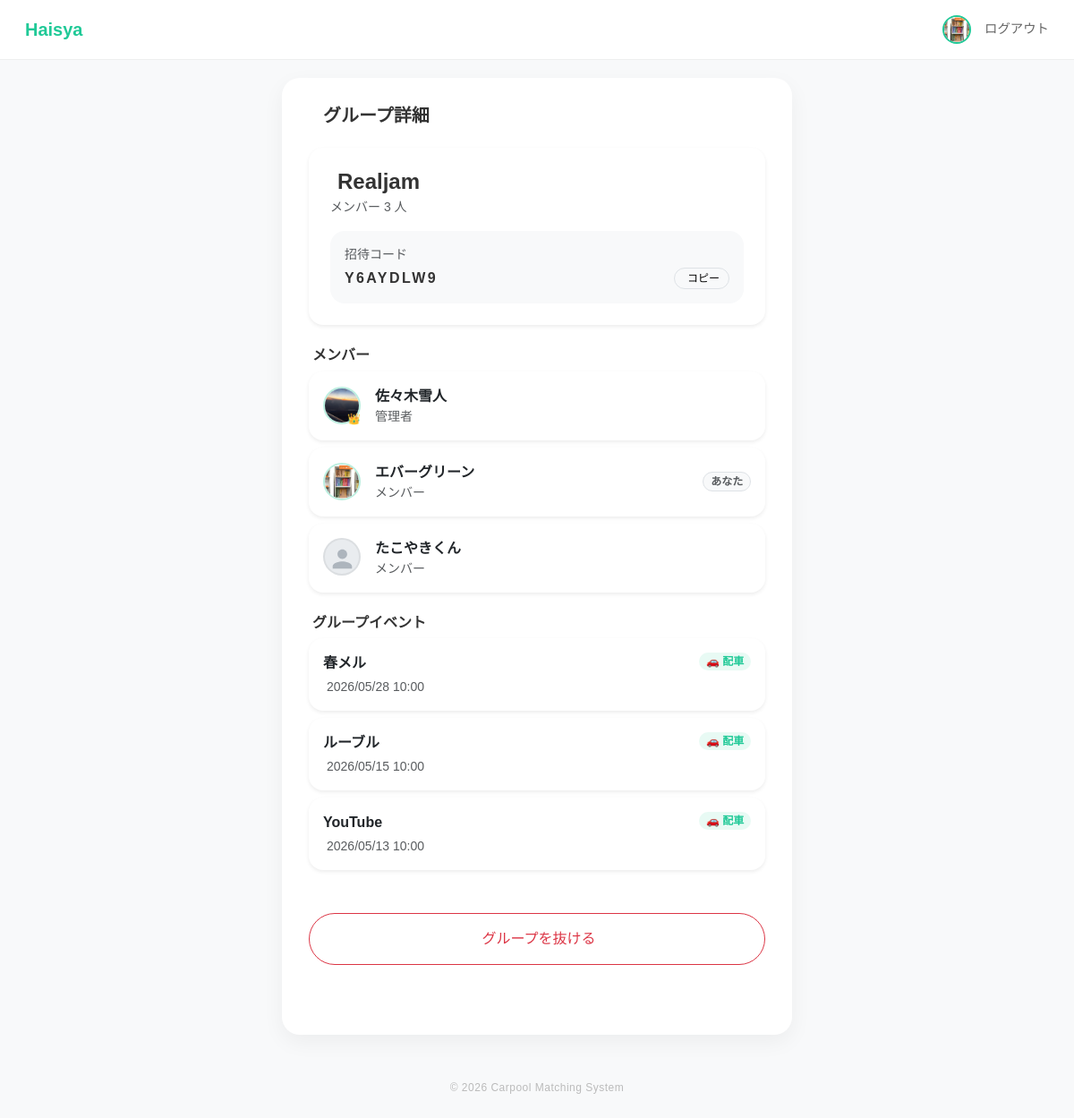
The page /events/group/1 (signed in) on the database its author committed.
### app/models/user.py (models this page shows)
class User(db.Model, UserMixin):
    __tablename__ = "users"
    id = db.Column(db.Integer, primary_key=True)
    username = db.Column(db.String(50), unique=True, nullable=False)
    password = db.Column(db.String(200), nullable=False)
    display_name = db.Column(db.String(50))
    icon = db.Column(db.String(200), default="default.png")
    genre = db.Column(db.String(50))  # 所属ジャンル
    age = db.Column(db.Integer)
    line_url = db.Column(db.String(200), nullable=True)
    insta_url = db.Column(db.String(200), nullable=True)
    @property
    def name(self):
        return self.display_name or self.username

### app/models/group.py (models this page shows, shortened)
class Group(db.Model):
    __tablename__ = 'groups'
    id = db.Column(db.Integer, primary_key=True)
    name = db.Column(db.String(100), nullable=False)
    invite_code = db.Column(db.String(10), unique=True, nullable=False, index=True)
    created_at = db.Column(db.DateTime, default=datetime.utcnow)
    color = db.Column(db.String(7), default='#20c997')  # ← これがあるか？
    events = db.relationship('Event', backref='group', lazy=True, cascade="all, delete-orphan")

class GroupMember(db.Model):
    __tablename__ = 'group_members'
    user_id = db.Column(db.Integer, db.ForeignKey('users.id'), primary_key=True)
    group_id = db.Column(db.Integer, db.ForeignKey('groups.id'), primary_key=True)
    joined_at = db.Column(db.DateTime, default=datetime.utcnow)
    role = db.Column(db.String(20), default='member')
    group = db.relationship('Group', backref=db.backref('membership_list', lazy='dynamic', cascade="all, delete-orphan"))
    user = db.relationship('User', backref=db.backref('group_memberships', lazy='dynamic'))

### app/models/event.py (models this page shows, shortened)
class Event(db.Model):
    __tablename__ = 'events'
    id = db.Column(db.Integer, primary_key=True)
    title = db.Column(db.String(100), nullable=False)
    group_id = db.Column(db.Integer, db.ForeignKey('groups.id'), nullable=True)
    location = db.Column(db.String(200))
    start_time = db.Column(db.DateTime, nullable=False)
    end_time = db.Column(db.DateTime)
    join_code = db.Column(db.String(10), unique=True, nullable=False)
    needs_car = db.Column(db.Boolean, default=True)
    created_by = db.Column(db.Integer, db.ForeignKey('users.id'), nullable=False)
    created_at = db.Column(db.DateTime, default=datetime.utcnow)
    creator = db.relationship("User", backref=db.backref("created_events", lazy=True))
    rooms = db.relationship(
        "Room",
        backref="event",
        lazy=True,
        cascade="all, delete-orphan"
    )

### app/events/routes.py (the view)
@events_bp.route("/group/<int:group_id>")
@login_required
def group_detail(group_id):
    group = Group.query.get_or_404(group_id)
    membership = GroupMember.query.filter_by(
        group_id=group.id,
        user_id=current_user.id
    ).first()
    if not membership:
        flash("このグループを見る権限がありません。", "danger")
        return redirect(url_for("index"))
    members = (
        GroupMember.query
        .filter_by(group_id=group.id)
        .options(joinedload(GroupMember.user))
        .all()
    )
    events = Event.query.filter_by(
        group_id=group.id
    ).order_by(Event.start_time.desc()).all()
    is_admin = membership.role == "admin"
    return render_template(
        "group_detail.html",
        group=group,
        members=members,
        events=events,
        is_admin=is_admin
    )

### app/models/user.py (called while the page is built)
@login_manager.user_loader
def load_user(user_id):
    return User.query.get(int(user_id))

### app/templates/group_detail.html (shortened to what this page needs)
{% extends "layout.html" %}
{% block content %}
{% from 'macros/avatar.html' import avatar %}
<div class="d-flex align-items-center mb-4">
    <h5 class="fw-bold mb-0">
        グループ詳細
    </h5>
</div>
<div class="main-card border-0 shadow-sm rounded-4 p-4 mb-4">
    <div class="d-flex justify-content-between align-items-start mb-3">
        <div>
            <div class="d-flex align-items-center gap-2 mb-1">
                <h4 class="fw-bold mb-0">
                    {{ group.name }}
                </h4>
            </div>
            <div class="small text-muted">
                メンバー {{ members|length }} 人
            </div>
        </div>
    </div>
    <div class="bg-light rounded-4 p-3">
        <div class="small text-muted mb-1">
            招待コード
        </div>
        <div class="d-flex justify-content-between align-items-center">
            <div class="fw-bold"
                 style="
                    letter-spacing: 0.15em;
                    font-size: 1rem;
                 ">
                {{ group.invite_code }}
            </div>
            <button class="btn btn-sm btn-light border rounded-pill copy-btn"
                    data-invite-code="{{ group.invite_code }}"
                    style="font-size: 0.75rem; padding: 2px 10px;">
                <span>コピー</span>
            </button>
        </div>
    </div>
</div>
<div class="mb-4">
    <div class="d-flex justify-content-between align-items-center mb-2 px-1">
        <h6 class="fw-bold mb-0">
            メンバー
        </h6>
    </div>
    <div class="d-flex flex-column gap-2">
        {% for member in members %}
        <div class="main-card border-0 shadow-sm rounded-4 p-3">
            <div class="d-flex justify-content-between align-items-center">
                <div class="d-flex align-items-center gap-3">
                    <a href="{{ url_for('profile.public_profile', user_id=member.user.id) }}" class="text-decoration-none">
                        {{ avatar(member.user, size=42, is_admin=(member.role == 'admin')) }}
                    </a>
                    <div>
                        <div class="fw-bold text-dark">
                            {{ member.user.name }}
                        </div>
                        <div class="small text-muted">
                            {% if member.role == 'admin' %}
                                管理者
                            {% else %}
                                メンバー
                            {% endif %}
                        </div>
                    </div>
                </div>
                {% if member.user_id == current_user.id %}
                <span class="badge bg-light text-muted border rounded-pill">
                    あなた
                </span>
                {% endif %}
            </div>
        </div>
        {% endfor %}
    </div>
</div>
<div class="mb-5">
    <div class="d-flex justify-content-between align-items-center mb-2 px-1">
        <h6 class="fw-bold mb-0">
            グループイベント
        </h6>
    </div>
    {% if events %}
        <div class="d-flex flex-column gap-2">
            {% for event in events %}
            <a href="{{ url_for('events.event_detail', event_id=event.id) }}"
               class="text-decoration-none">
                <div class="main-card border-0 shadow-sm rounded-4 p-3">
                    <div class="d-flex justify-content-between align-items-start">
                        <div>
                            <div class="fw-bold text-dark mb-1">
                                {{ event.title }}
                            </div>
                            <div class="small text-muted">
                                {{ event.start_time.strftime('%Y/%m/%d %H:%M') }}
                            </div>
                        </div>
                        {% if event.needs_car %}
                        <span class="badge rounded-pill"
                              style="
                                background: rgba(32,201,151,0.1);
                                color: var(--walica-green);
                              ">
                            🚗 配車
                        </span>
                        {% endif %}
                    </div>
                </div>
            </a>
            {% endfor %}
        </div>
    {% endif %}
</div>
<form method="POST"
      action="{{ url_for('events.leave_group', group_id=group.id) }}">
    <button type="submit"
            class="btn btn-outline-danger rounded-pill w-100 py-3 mb-5">
        グループを抜ける
    </button>
</form>
{% endblock %}

### app/templates/layout.html (shortened to what this page needs)
<!DOCTYPE html>
<html lang="ja">
<head>
    <link href="https://cdn.jsdelivr.net/npm/bootstrap@5.3.3/dist/css/bootstrap.min.css" rel="stylesheet">
    <link rel="stylesheet" href="{{ url_for('static', filename='main.css') }}">
</head>
<body>
<nav class="navbar navbar-walica sticky-top">
    <div class="container-fluid d-flex align-items-center">
        <a class="navbar-brand" href="/">Haisya</a>
        <div class="ms-auto d-flex align-items-center">
            {% if current_user.is_authenticated %}
                <a href="{{ url_for('profile.edit') }}" class="text-decoration-none ms-3">
                    {% set has_icon = current_user.icon and current_user.icon != 'default.png' %}
                    {% if has_icon %}
                    <img src="{{ url_for('static', filename=current_user.icon) }}"
                        alt="プロフィール"
                        class="rounded-circle"
                        style="width: 32px; height: 32px; object-fit: cover;
                                border: 2px solid var(--walica-green);">
                    {% endif %}
                </a>
                <a href="/logout" class="nav-link-custom">ログアウト</a>
            {% else %}
                <a href="/login" class="nav-link-custom">ログイン</a>
                <a href="/register" class="btn btn-walica-reverce ms-3 py-1 px-3" style="font-size:0.85rem;">新規登録</a>
            {% endif %}
        </div>
    </div>
</nav>
<div class="main-container">
    <div class="main-card">
        {% block content %}{% endblock %}
    </div>
    <footer>
        &copy; 2026 Carpool Matching System
    </footer>
</div>
</body>
</html>

### app/templates/macros/avatar.html
{% macro avatar(user, size=42, is_admin=false) %}
{% set has_icon = user.icon and user.icon != 'default.png' %}
<div class="position-relative d-inline-block flex-shrink-0">
    {% if has_icon %}
    <img src="{{ url_for('static', filename=user.icon) }}"
         alt="{{ user.name }}"
         class="rounded-circle"
         style="width: {{ size }}px; height: {{ size }}px;
                object-fit: cover;
                border: 2px solid rgba(32,201,151,0.3);">
    {% else %}
    <div class="rounded-circle d-flex align-items-center justify-content-center"
         style="width: {{ size }}px; height: {{ size }}px;
                background: #e9ecef;
                border: 2px solid rgba(0,0,0,0.06);
                overflow: hidden;">
        <svg xmlns="http://www.w3.org/2000/svg"
             viewBox="0 0 24 24"
             style="width: {{ (size * 0.65) | int }}px;
                    height: {{ (size * 0.65) | int }}px;
                    margin-top: {{ (size * 0.15) | int }}px;"
             fill="#adb5bd">
            <path d="M12 12c2.7 0 4.8-2.1 4.8-4.8S14.7 2.4 12 2.4 7.2 4.5 7.2 7.2 9.3 12 12 12zm0 2.4c-3.2 0-9.6 1.6-9.6 4.8v2.4h19.2v-2.4c0-3.2-6.4-4.8-9.6-4.8z"/>
        </svg>
    </div>
    {% endif %}
    {% if is_admin %}
    <span class="position-absolute bottom-0 end-0"
          style="font-size: {{ [size * 0.3, 10] | max | int }}px; line-height: 1;">
        👑
    </span>
    {% endif %}
</div>
{% endmacro %}

### app/static/main.css (style rules this page uses)
:root { --main-color: #eeeeee; --bg-color: white; }

### app/templates/layout.html (style rules this page uses)
:root { --walica-green: #20c997; --bg-color: #f8f9fa; --text-dark: #333333; }
body { background-color: var(--bg-color); font-family: 'Noto Sans JP', sans-serif; color: var(--text-dark); }
.navbar-walica { background-color: white; border-bottom: 1px solid #eee; padding: 0.8rem 1rem; }
.navbar-brand { font-weight: 700; color: var(--walica-green) !important; font-size: 1.25rem; }
.main-container { max-width: 600px; margin: 20px auto; padding: 0 15px; }
.main-card { background: white; border-radius: 20px; padding: 30px; box-shadow: 0 8px 24px rgba(0, 0, 0, 0.05); border: none; }
.nav-link-custom { color: #666; text-decoration: none; font-size: 0.9rem; margin-left: 15px; }
footer { color: #bbb; margin: 50px 0 30px; text-align: center; font-size: 12px; letter-spacing: 0.5px; }

### app/templates/group_detail.html (style rules this page uses)
.main-card { background: white; }
.btn-outline-danger { border-width: 1.5px; }

### rows shown on the page
User: icon (picture)
Group: name "Realjam", invite_code "Y6AYDLW9"
GroupMember: icon (picture), user.name "佐々木雪人", role "管理者"
GroupMember: icon (picture), user.name "エバーグリーン", role "メンバー", shows "あなた"
GroupMember: {{ size }} 42 (drawn), {{ (size * 0.65) | int }} 27 (drawn), user.name "たこやきくん", role "メンバー"
Event: title "春メル", start_time "2026/05/28 10:00", needs_car "🚗 配車"
Event: title "ルーブル", start_time "2026/05/15 10:00", needs_car "🚗 配車"
Event: title "YouTube", start_time "2026/05/13 10:00", needs_car "🚗 配車"

### other values the page prints
{{ members|length }} "3"
